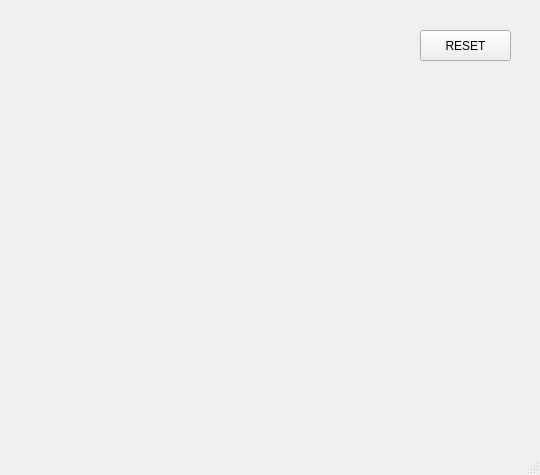
<?xml version="1.0" encoding="UTF-8"?>
<ui version="4.0">
 <class>MainWindow</class>
 <widget class="QMainWindow" name="MainWindow">
  <property name="geometry">
   <rect>
    <x>0</x>
    <y>0</y>
    <width>540</width>
    <height>475</height>
   </rect>
  </property>
  <property name="windowTitle">
   <string>MainWindow</string>
  </property>
  <property name="toolTip">
   <string>hi</string>
  </property>
  <property name="statusTip">
   <string/>
  </property>
  <widget class="QWidget" name="centralwidget">
   <widget class="QPushButton" name="pb">
    <property name="geometry">
     <rect>
      <x>420</x>
      <y>30</y>
      <width>91</width>
      <height>31</height>
     </rect>
    </property>
    <property name="text">
     <string>RESET</string>
    </property>
    <property name="iconSize">
     <size>
      <width>40</width>
      <height>40</height>
     </size>
    </property>
   </widget>
  </widget>
  <widget class="QMenuBar" name="menubar">
   <property name="geometry">
    <rect>
     <x>0</x>
     <y>0</y>
     <width>540</width>
     <height>21</height>
    </rect>
   </property>
  </widget>
  <widget class="QStatusBar" name="statusbar"/>
 </widget>
 <resources/>
 <connections/>
</ui>
